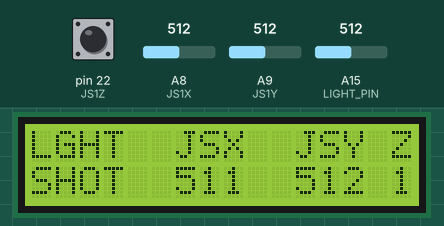
A sketch run on a simulated Arduino Mega 2560, built with avr-gcc and run on an emulated ATmega2560. Shown: 16×2 character LCD. The inputs (shaded band) are chosen by the test bench; at power-on: A15 (LIGHT_PIN) = 512, A9 (JS1Y) = 512, A8 (JS1X) = 512, pin 22 (JS1Z) HIGH. What the sketch prints to the serial monitor is not drawn.

Above: at 1.2 s.
1.3 s: A15 (LIGHT_PIN) set to 51
2.8 s: A15 (LIGHT_PIN) set to 43
At 3.7 s:
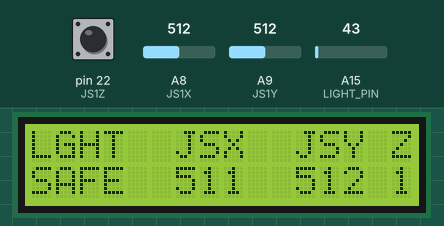
4.3 s: A15 (LIGHT_PIN) set to 0
At 5.5 s:
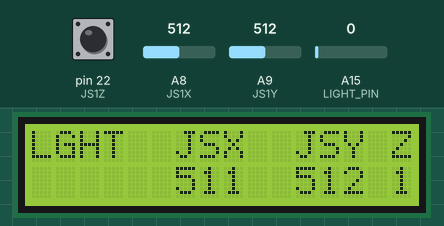
5.8 s: A9 (JS1Y) set to 716
At 7.1 s:
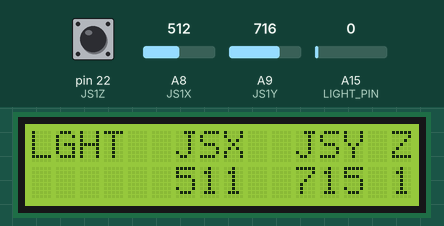
7.4 s: A8 (JS1X) set to 30
At 8.6 s:
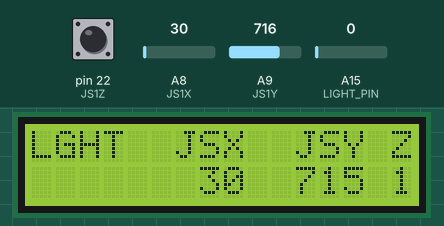
8.9 s: A8 (JS1X) set to 50
At 9.4 s:
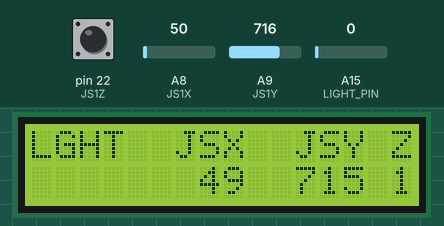
Timing chart, 0 to 11.4 s (numbered marks = the images above; inputs shaded):
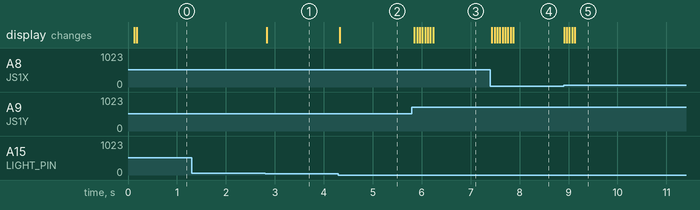

The sketch:

p1phase2base.ino
```cpp
#include <LiquidCrystal.h>

// select the pins used on the LCD panel
LiquidCrystal lcd(8, 9, 4, 5, 6, 7);
int lcd_key     = 0;
int adc_key_in  = 0;

int x, y, z, x0, y0, x1=506, y1=514;
double z0, z1=1;
int JS1X=A8, JS1Y=A9, JS1Z=22;
int panSpeed = 0, maxAdjustPan = 40;
int tiltSpeed = 0, maxAdjustTilt = 10;
int sendByte;
const int LIGHT_PIN = A15;
const float VCC = 4.98;
const float R_DIV = 4660.0;
const float DARK_THRESHOLD = 100000.0;

void setup(){
  Serial.begin(9600);
  Serial1.begin(9600);
  pinMode(JS1Z, INPUT_PULLUP);

  // LCD things
  lcd.begin(16, 2);   // start the library
  lcd.setCursor(0,0);
  lcd.print("LGHT  JSX  JSY Z");

  // Light sensor
  pinMode(LIGHT_PIN, INPUT);

}

void writeTwo(int a, int b){
  Serial1.write(a);
  Serial1.write(b);
}

void panHandle(int panInput){
  int oldSpeed = panSpeed;
  if(panInput > 540){
    panSpeed = map(panInput, 540, 1021, 0, -maxAdjustPan);
  }
  else if (panInput < 440){
    panSpeed = map(panInput, 440, 0, 0, maxAdjustPan);
  }
  else{
    panSpeed = 0;
  }

  if(panSpeed != oldSpeed){
    sendByte = map(panSpeed, -maxAdjustPan, maxAdjustPan-1, 3, 84);
    writeTwo(1,sendByte);
  }
}

void tiltHandle(int tiltInput){
  int oldSpeed = tiltSpeed;

  if(tiltInput > 555){
    tiltSpeed = map(tiltInput, 555, 1022, 0, maxAdjustTilt);
  }
  else if(tiltInput < 425){
    tiltSpeed = map(tiltInput, 425, 0, 0, -maxAdjustTilt);
  }
  else{
    tiltSpeed = 0;
  }

  Serial.println(tiltSpeed);

  if(tiltSpeed != oldSpeed){
    sendByte = map(tiltSpeed, -maxAdjustTilt, maxAdjustTilt-1, 1, 22);
    Serial.println(tiltSpeed);
    writeTwo(2,sendByte);
  }
}

void loop(){
  // laser handling
  z0 = z1;
  z = digitalRead(JS1Z);
  z1 = z0 + ((z-z0)*0.3);
  z = (int)(z1 + 0.5);
  if(z==1) writeTwo(1,1);
  else if(z==0) writeTwo(1,2);

  // pan handling (x: 1,3 -> 1,44)
  x0 = x1;
  x = analogRead(JS1X);
  x1 = x0 + ((x-x0)>>1);
  panHandle(x1);

  //tilt handling
  y0 = y1;
  y = analogRead(JS1Y);
  y1 = y0 + ((y-y0)>>1);
  tiltHandle(y1);

  // LCD print joystick X,Y,Z
  lcd.setCursor(0,1);
  lcd.print("                ");
  lcd.setCursor(5,1);
  char printfStr[16];
  sprintf(printfStr,"%4d %4d %d",x1, y1,(int)(z1 + 0.5));
  lcd.print(printfStr);

  int lightADC = analogRead(LIGHT_PIN);
  if (lightADC > 0)
  {
    // Use the ADC reading to calculate voltage and resistance
    float lightV = lightADC * VCC / 1023.0;
    float lightR = R_DIV * (VCC / lightV - 1.0);
    // If resistance of photocell is greater than the dark
    if (lightR >= DARK_THRESHOLD){
      lcd.setCursor(0,1);
      lcd.print("SAFE");
    }
    else{
      lcd.setCursor(0,1);
      lcd.print("SHOT");
    }
  }


  delay(50);
  Serial1.write(0);
}
```

schedule.cpp
```cpp
#include "scheduler.h"

#include "arduino/Arduino.h"
#include <avr/interrupt.h>

typedef struct
{
	int32_t period;
	int32_t remaining_time;
	uint8_t is_running;
	task_cb callback;
} task_t;

task_t tasks[MAXTASKS];

uint32_t last_runtime;

void Scheduler_Init()
{
	last_runtime = millis();
}

void Scheduler_StartTask(int16_t delay, int16_t period, task_cb task)
{
	static uint8_t id = 0;
	if (id < MAXTASKS)
	{
		tasks[id].remaining_time = delay;
		tasks[id].period = period;
		tasks[id].is_running = 1;
		tasks[id].callback = task;
		id++;
	}
}

uint32_t Scheduler_Dispatch()
{
	uint8_t i;

	uint32_t now = millis();
	uint32_t elapsed = now - last_runtime;
	last_runtime = now;
	task_cb t = NULL;
	uint32_t idle_time = 0xFFFFFFFF;

	// update each task's remaining time, and identify the first ready task (if there is one).
	for (i = 0; i < MAXTASKS; i++)
	{
		if (tasks[i].is_running)
		{
			// update the task's remaining time
			tasks[i].remaining_time -= elapsed;
			if (tasks[i].remaining_time <= 0)
			{
				if (t == NULL)
				{
					// if this task is ready to run, and we haven't already selected a task to run,
					// select this one.
					t = tasks[i].callback;
					tasks[i].remaining_time += tasks[i].period;
				}
				idle_time = 0;
			}
			else
			{
				idle_time = min((uint32_t)tasks[i].remaining_time, idle_time);
			}
		}
	}
	if (t != NULL)
	{
		// If a task was selected to run, call its function.
		t();
	}
	return idle_time;
}
```

scheduler.h
```cpp
#ifndef SCHEDULER_H_
#define SCHEDULER_H_

#include <avr/io.h>

///Up to this many tasks can be run, in addition to the idle task
#define MAXTASKS	8

///A task callback function
typedef void (*task_cb)();

/**
 * Initialise the scheduler.  This should be called once in the setup routine.
 */
void Scheduler_Init();

/**
 * Start a task.
 * The function "task" will be called roughly every "period" milliseconds starting after "delay" milliseconds.
 * The scheduler does not guarantee that the task will run as soon as it can.  Tasks are executed until completion.
 * If a task misses its scheduled execution time then it simply executes as soon as possible.  Don't pass stupid
 * values (e.g. negatives) to the parameters.
 *
 * \param id The tasks ID number.  This must be between 0 and MAXTASKS (it is used as an array index).
 * \param delay The task will start after this many milliseconds.
 * \param period The task will repeat every "period" milliseconds.
 * \param task The callback function that the scheduler is to call.
 */
void Scheduler_StartTask(int16_t delay, int16_t period, task_cb task);

/**
 * Go through the task list and run any tasks that need to be run.  The main function should simply be this
 * function called as often as possible, plus any low-priority code that you want to run sporadically.
 */
uint32_t Scheduler_Dispatch();

#endif /* SCHEDULER_H_ */
```

Measured:
- the behaviour switches between 46 and 45 on A15 (LIGHT_PIN) (found by bisection; images 0 and 1)
- after the input at 1.3 s, every drawn part: stays the same
- after the input at 2.8 s, the display: changes at once (image 1)
- after the input at 4.3 s, the display: changes at once (image 2)
- after the input at 5.8 s, the display: first changes after 0.05 s (image 3 shows a later state)
- after the input at 7.4 s, the display: first changes at once (image 4 shows a later state)
- after the input at 8.9 s, the display: first changes at once (image 5 shows a later state)
